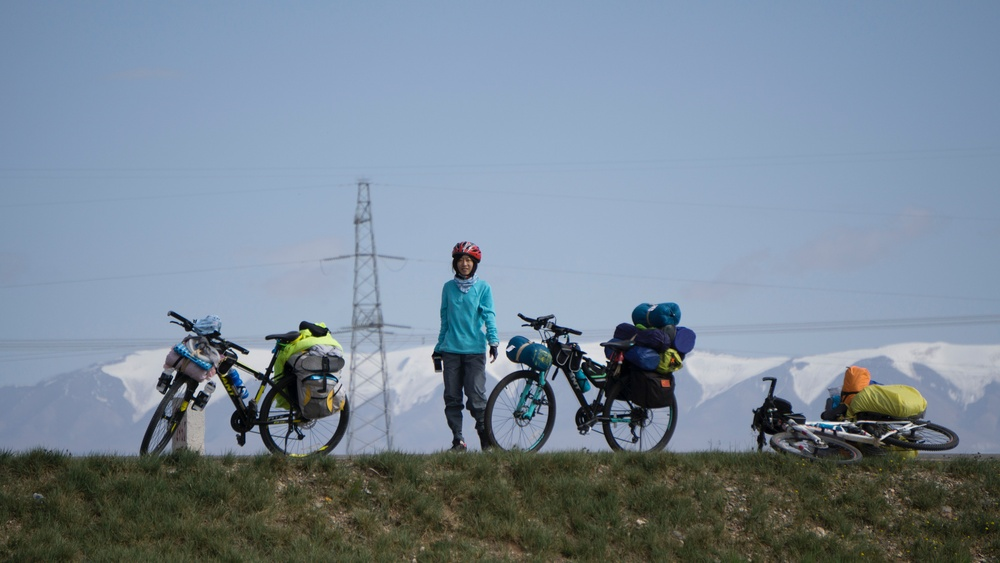
#> input picture 06-Deep-Learning-Computer-Vision/06-YOLOv3/images/test/jingxiang-gao-489454-unsplash.jpg, 1000 x 563 px, shrunk from 6000 x 3376 before the run, given in place of the camera
$ jupyter execute 01-MeanShift-Tracking.ipynb   (text cells are left out)
#> lines starting #> are read from the running program, lines starting #| are printed output that depends on the picture
[cell 1]
import numpy as np
import cv2

# Capture a video stream
cap = cv2.VideoCapture(0)

# take first frame of the video
ret,frame = cap.read()
#> frame is the input picture: shape (563, 1000, 3); mean B, G, R 150.1, 135.6, 120.5


# Set Up the Initial Tracking Window


# We will first detect the face and set that as our starting box.
face_cascade = cv2.CascadeClassifier('../DATA/haarcascades/haarcascade_frontalface_default.xml')
face_rects = face_cascade.detectMultiScale(frame)
#> face_rects = [[601, 398, 55, 55]]

# Convert this list of a single array to a tuple of (x,y,w,h)
(face_x,face_y,w,h) = tuple(face_rects[0])
#> face_x = 601; face_y = 398; w = 55; h = 55
track_window = (face_x,face_y,w,h)
#> track_window = (601, 398, 55, 55)
# set up the ROI for tracking
roi = frame[face_y:face_y+h, face_x:face_x+w]
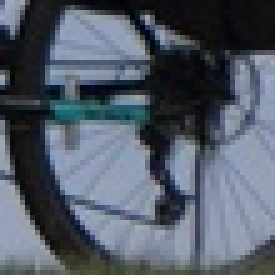
#> roi: shape (55, 55, 3) (shown 5 times larger); mean B, G, R 104.2, 91.5, 82.8


# Use the HSV Color Mapping
hsv_roi =  cv2.cvtColor(roi, cv2.COLOR_BGR2HSV)
#> hsv_roi: shape (55, 55, 3); mean H, S, V 102, 62.3, 104.9

# Find histogram to backproject the target on each frame for calculation of meanshit
roi_hist = cv2.calcHist([hsv_roi],[0],None,[180],[0,180])
#> roi_hist = 180 values, max 424 at index 110, min 0 at index 1, mean 16.81

# Normalize the histogram array values given a min of 0 and max of 255
cv2.normalize(roi_hist,roi_hist,0,255,cv2.NORM_MINMAX)


# Setup the termination criteria, either 10 iteration or move by at least 1 pt
term_crit = ( cv2.TERM_CRITERIA_EPS | cv2.TERM_CRITERIA_COUNT, 10, 1 )

while True:
    ret ,frame = cap.read()
    if ret == True:

        # Grab the Frame in HSV
        hsv = cv2.cvtColor(frame, cv2.COLOR_BGR2HSV)
#> hsv: shape (563, 1000, 3); mean H, S, V 90.9, 70.4, 155.3

        # Calculate the Back Projection based off the roi_hist created earlier
        dst = cv2.calcBackProject([hsv],[0],roi_hist,[0,180],1)
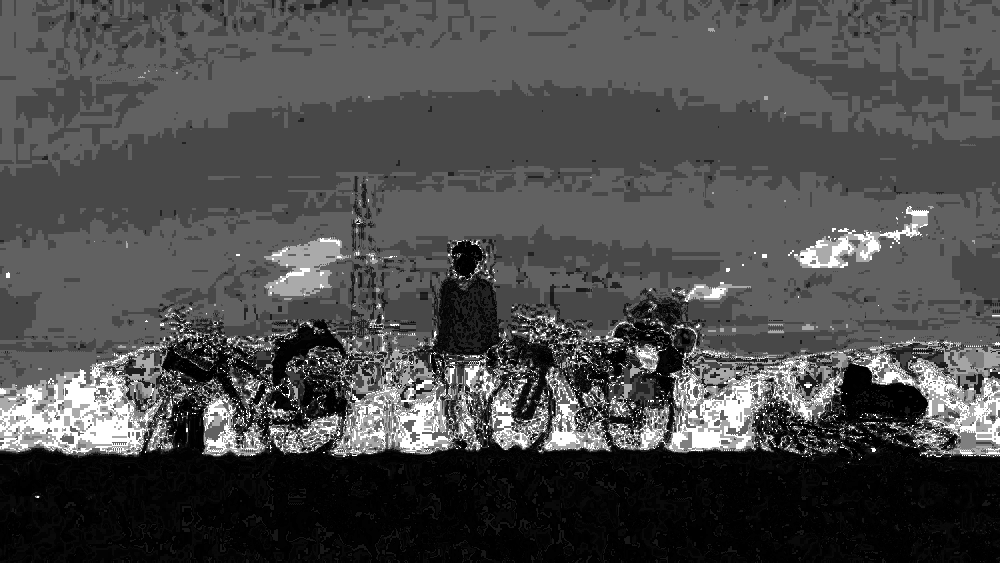
#> dst: shape (563, 1000); min 0, max 255, mean 75.2

        # Apply meanshift to get the new coordinates of the rectangle
        ret, track_window = cv2.meanShift(dst, track_window, term_crit)
#> ret = 8; track_window = (613, 399, 55, 55)

        # Draw the new rectangle on the image
        x,y,w,h = track_window
#> x = 613; y = 399
        img2 = cv2.rectangle(frame, (x,y), (x+w,y+h), (0,0,255),5)

        cv2.imshow('img2',img2)


        k = cv2.waitKey(1) & 0xff
#> (key Esc is pressed here)
        if k == 27:
            break

    else:
        break

cv2.destroyAllWindows()
cap.release()
